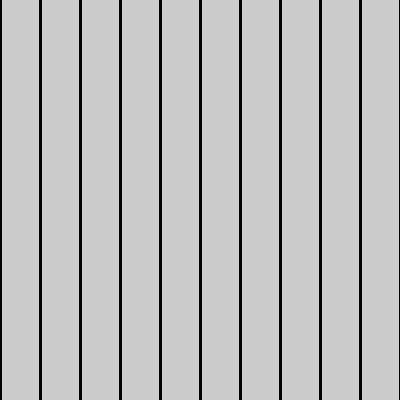
Frame 1 (no input)
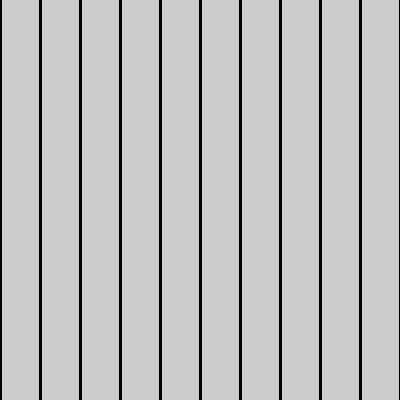
Frame 60 (the mouse pressed at the canvas centre just before this capture)
Frame 120 (the mouse held since frame 60 and released just before this capture): identical to frame 60, image omitted

The Processing sketch that drew these frames (run headless with seeded random() and noise(); from frame 60 on, the mouse is pressed at the canvas centre):

// Processing sketch: sketch_260602b_for2lineas
// ── sketch_260602b_for2lineas.pde

int varGlobal;

void setup() {
  size( 400, 400 );
  strokeWeight( 3 );

  int varLocal;
}

void draw() {
  //line( 0, 0, 0, height );
  //line( 40, 0, 40, height );
  //line( 80, 0, 80, height );
  //line( 120, 0, 120, height );
  //line( 160, 0, 160, height );
  //line( 200, 0, 200, height );
  //line( 240, 0, 240, height );
  //line( 280, 0, 280, height );
  //line( 320, 0, 320, height );
  //line( 360, 0, 360, height );

  //for( int i = 0 ; i <= 10 ; i++ ){
  //  line( i*40, 0, i*40, height );
  //}

  for ( int x = 0; x <= 400; x+=40 ) {  //variable locales SOLO dentro del ciclo for!!!
    line( x, 0, x, height );
    println( x );
  }
}
